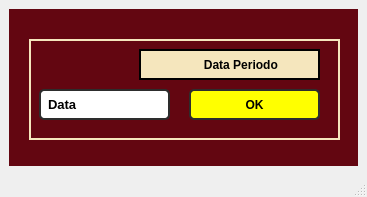
<?xml version="1.0" encoding="UTF-8"?>
<ui version="4.0">
 <class>MainWindow</class>
 <widget class="QMainWindow" name="MainWindow">
  <property name="geometry">
   <rect>
    <x>0</x>
    <y>0</y>
    <width>367</width>
    <height>197</height>
   </rect>
  </property>
  <property name="minimumSize">
   <size>
    <width>367</width>
    <height>197</height>
   </size>
  </property>
  <property name="maximumSize">
   <size>
    <width>367</width>
    <height>197</height>
   </size>
  </property>
  <property name="windowTitle">
   <string>Lançamento Periodo</string>
  </property>
  <widget class="QWidget" name="centralwidget">
   <layout class="QHBoxLayout" name="horizontalLayout">
    <item>
     <widget class="QFrame" name="frame">
      <property name="styleSheet">
       <string notr="true">background-color: rgb(99, 6, 17);</string>
      </property>
      <property name="frameShape">
       <enum>QFrame::NoFrame</enum>
      </property>
      <property name="frameShadow">
       <enum>QFrame::Raised</enum>
      </property>
      <widget class="QFrame" name="frame_2">
       <property name="geometry">
        <rect>
         <x>20</x>
         <y>30</y>
         <width>311</width>
         <height>101</height>
        </rect>
       </property>
       <property name="styleSheet">
        <string notr="true">border: 2px solid rgb(245, 230, 189);</string>
       </property>
       <property name="frameShape">
        <enum>QFrame::StyledPanel</enum>
       </property>
       <property name="frameShadow">
        <enum>QFrame::Raised</enum>
       </property>
       <widget class="QLineEdit" name="data">
        <property name="geometry">
         <rect>
          <x>10</x>
          <y>50</y>
          <width>131</width>
          <height>31</height>
         </rect>
        </property>
        <property name="font">
         <font>
          <pointsize>10</pointsize>
          <weight>75</weight>
          <bold>true</bold>
          <kerning>true</kerning>
         </font>
        </property>
        <property name="styleSheet">
         <string notr="true">QLineEdit{
	border: 2px solid rgb(45, 45, 45);
 	border-radius: 5px;
    padding: 5px;
     color: rgb(255,275,275);
	background-color: rgb(255, 255, 255);
}
QLineEdit:hover{
	border: 2px solid rgb(55, 55, 55);
    color: rgb(0,0,0);
}
QLineEdit:focus{
	border: 2px solid rgb(255, 207, 0);
     color: rgb(0, 0, 0);
}</string>
        </property>
        <property name="text">
         <string/>
        </property>
        <property name="placeholderText">
         <string>Data</string>
        </property>
       </widget>
       <widget class="QPushButton" name="ok">
        <property name="geometry">
         <rect>
          <x>160</x>
          <y>50</y>
          <width>131</width>
          <height>31</height>
         </rect>
        </property>
        <property name="font">
         <font>
          <weight>75</weight>
          <bold>true</bold>
         </font>
        </property>
        <property name="styleSheet">
         <string notr="true">QPushButton{
	border: 2px solid rgb(45, 45, 45);
 	border-radius: 5px;
    padding: 5px;
     color: rgb(255,275,275);
	background-color: rgb(255, 255, 255);
	
	
	background-color: rgb(255, 255, 0);
}
QPushButton:hover{
	border: 2px solid rgb(55, 55, 55);
    color: rgb(0,0,0);
}
QPushButton:focus{
	border: 2px solid rgb(255, 207, 0);
     color: rgb(0, 0, 0);
}</string>
        </property>
        <property name="text">
         <string>OK</string>
        </property>
       </widget>
       <widget class="QLabel" name="label_18">
        <property name="geometry">
         <rect>
          <x>110</x>
          <y>10</y>
          <width>181</width>
          <height>31</height>
         </rect>
        </property>
        <property name="font">
         <font>
          <weight>75</weight>
          <bold>true</bold>
         </font>
        </property>
        <property name="styleSheet">
         <string notr="true">QLabel{
border: 2px solid rgb(245, 230, 189);
background-color: rgb(245, 230, 189);
border: 2px solid rgb(255, 275, 275);
border-radius: 0px;
}</string>
        </property>
        <property name="text">
         <string>                  Data Periodo</string>
        </property>
       </widget>
      </widget>
     </widget>
    </item>
   </layout>
  </widget>
  <widget class="QMenuBar" name="menubar">
   <property name="geometry">
    <rect>
     <x>0</x>
     <y>0</y>
     <width>367</width>
     <height>21</height>
    </rect>
   </property>
  </widget>
  <widget class="QStatusBar" name="statusbar"/>
 </widget>
 <resources/>
 <connections/>
</ui>
